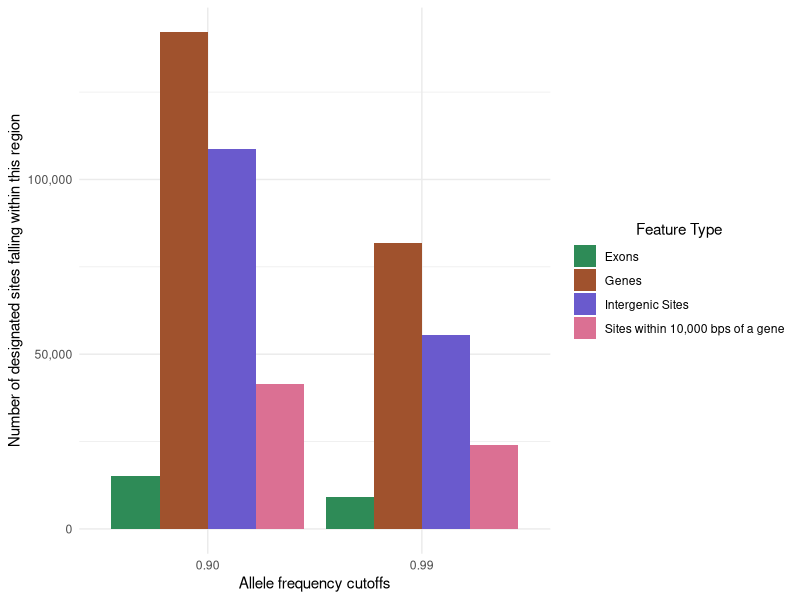

This chart was generated by the following R code:
# Load packages ####
library(tidyverse) # data frame manipulation

# Import Data ####

# in 0.90 250,695 sites total and in 0.99 137,411 sites total
# VCFs subsetted based on designation files -> VCFs intersected with gff file to produce subsetted vcfs based on feature type
# The counted the number of vcf sites for each cutoff and feature e.g. cat exon_sites/*vcf | grep -v "#" | wc -l

  GFF_intersection_stats = data.frame(
    cutoff = c(0.90,0.99),
    exon_sites_count = c(15221,9176),
    gene_sites_count = c(142079,81780),
    intergenic_sites_count = c(108616,55631),
    nearGene_sites_count = c(41419,23992)
  )
  
  
  # Long format
  GFF_intersection_stats_long = GFF_intersection_stats %>%
    pivot_longer(cols = -cutoff, names_to = "count_type", values_to = "count")

# Stacked bar plot
  ggplot(GFF_intersection_stats_long, aes(x = as.factor(cutoff), y = count, fill = count_type)) +
    geom_bar(stat = "identity", position = "dodge") +
    labs(x = "Allele frequency cutoffs", y = "Number of designated sites falling within this region", fill = "Feature Type") + 
    scale_y_continuous(labels = scales::comma_format()) +
    scale_fill_manual(values = c("exon_sites_count" = "seagreen", "gene_sites_count" = "sienna", "intergenic_sites_count" = "slateblue", "nearGene_sites_count" = "palevioletred"),
                      labels = c("exon_sites_count" = "Exons", "gene_sites_count" = "Genes", "intergenic_sites_count" = "Intergenic Sites", "nearGene_sites_count" = "Sites within 10,000 bps of a gene")) +
    #ggtitle("Site designation counts per cutoff") +
    scale_x_discrete(labels = c("0.9" = "0.90")) +
    theme_minimal() +
    theme(legend.title = element_text(hjust = 0.5)) # center the legend title
  